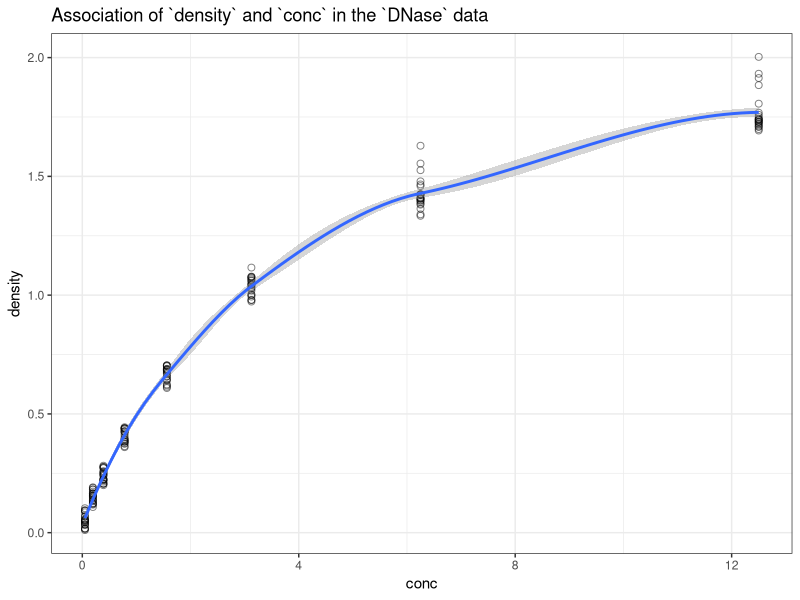

Recreate this plot in R.
## ---- chunk 1
knitr::opts_chunk$set(comment = NA)
library(tidyverse)
## ---- chunk 2
ggplot(DNase, aes(x = conc, y = density)) +
    geom_point(pch = 1, size = 2, alpha = 0.5) +
    geom_smooth(method = "loess") +
    labs(title = "Association of `density` and `conc` in the `DNase` data") +
    theme_bw()
